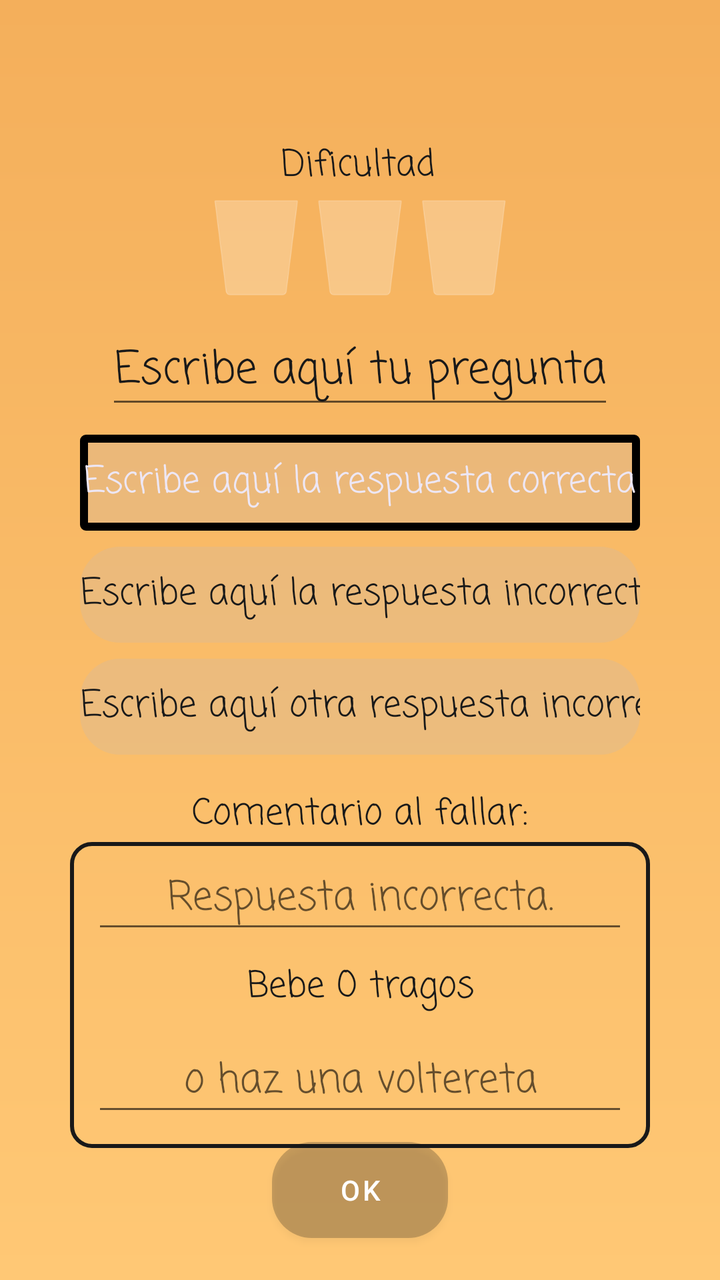
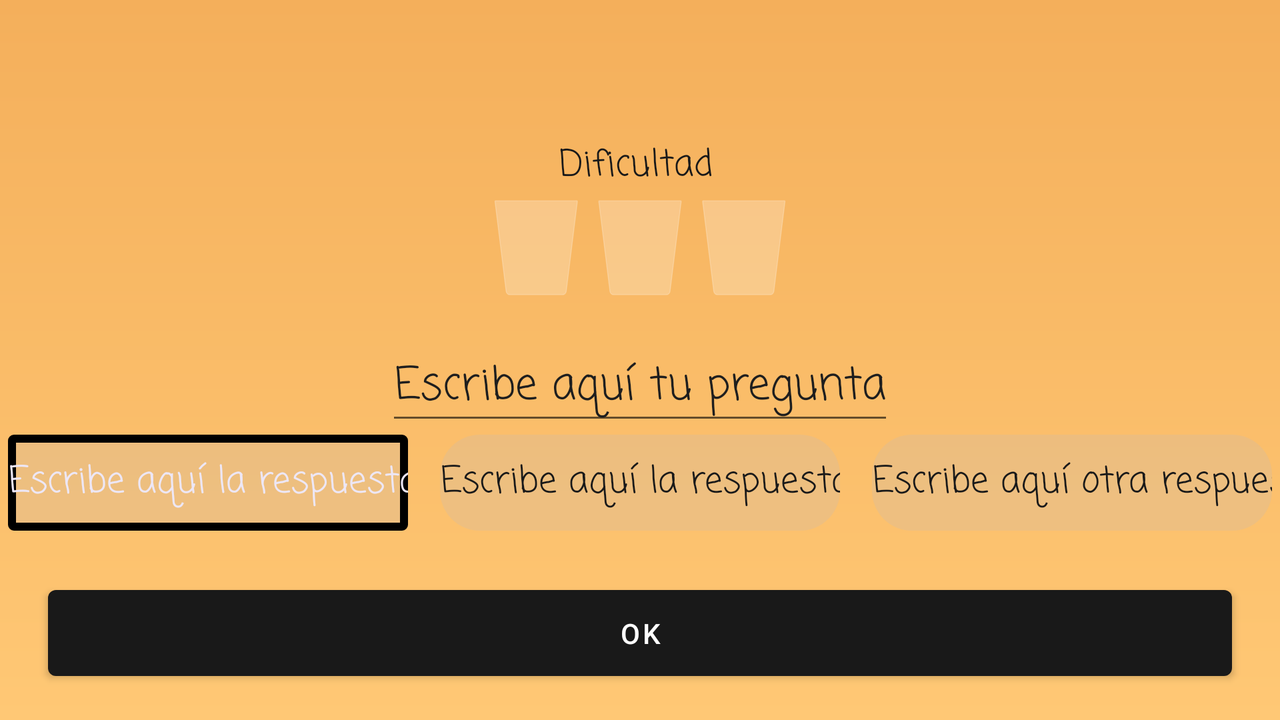

One screen, two layout resources from the same app: the default and the repository's alternative for another configuration. Each is rendered where Android would select it; the XML of both is given below.
<!-- AndroidManifest.xml: application theme Theme.Saber_y_beber -->
<!-- res/layout/fragment_creation.xml -->
<?xml version="1.0" encoding="utf-8"?>
<androidx.constraintlayout.widget.ConstraintLayout xmlns:android="http://schemas.android.com/apk/res/android"
    xmlns:app="http://schemas.android.com/apk/res-auto"
    xmlns:tools="http://schemas.android.com/tools"
    android:layout_width="match_parent"
    android:layout_height="match_parent"
    tools:context=".presenter.creation.CreateFragment"
    android:background="@drawable/gradient_background">

    <include
        android:id="@+id/view_header"
        layout="@layout/view_header"
        android:layout_width="0dp"
        android:layout_height="wrap_content"
        app:layout_constraintEnd_toEndOf="parent"
        app:layout_constraintStart_toStartOf="parent"
        app:layout_constraintTop_toTopOf="parent" />

    <TextView
        android:id="@+id/create_tv_difficulty"
        android:layout_width="wrap_content"
        android:layout_height="wrap_content"
        android:layout_marginTop="9dp"
        android:fontFamily="casual"
        android:gravity="center"
        android:text="@string/create_difficulty"
        android:textColor="@color/light_black"
        android:textSize="18sp"
        app:layout_constraintEnd_toEndOf="parent"
        app:layout_constraintHorizontal_bias="0.497"
        app:layout_constraintStart_toStartOf="parent"
        app:layout_constraintTop_toBottomOf="@+id/view_header" />

    <ImageView
        android:id="@+id/create_difficulty"
        android:layout_width="wrap_content"
        android:layout_height="wrap_content"

        android:layout_marginBottom="2dp"
        android:background="@drawable/difficulty_0"
        app:layout_constraintBottom_toTopOf="@+id/create_quest"
        app:layout_constraintEnd_toEndOf="parent"
        app:layout_constraintStart_toStartOf="parent"
        app:layout_constraintTop_toBottomOf="@+id/create_tv_difficulty"
        android:contentDescription="@string/create_difficulty" />

    <EditText
        android:id="@+id/create_quest"
        android:layout_width="wrap_content"
        android:layout_height="wrap_content"
        android:layout_marginTop="8dp"
        android:fontFamily="casual"
        android:gravity="center"
        android:hint="@string/create_question"
        android:textColorHint="@color/light_black"
        android:textColor="@color/light_black"
        android:textSize="22sp"
        app:layout_constraintEnd_toEndOf="parent"
        app:layout_constraintStart_toStartOf="parent"
        app:layout_constraintTop_toBottomOf="@+id/create_difficulty"
        android:inputType="text"
        android:importantForAutofill="no" />

    <LinearLayout
        android:id="@+id/options"
        android:layout_width="match_parent"
        android:layout_height="wrap_content"

        android:layout_marginTop="8dp"
        android:orientation="vertical"
        android:paddingStart="40dp"

        android:paddingEnd="40dp"
        android:visibility="visible"
        app:layout_constraintEnd_toEndOf="parent"
        app:layout_constraintStart_toStartOf="parent"
        app:layout_constraintTop_toBottomOf="@+id/create_quest">

        <EditText
            android:id="@+id/create_correct"
            android:layout_width="match_parent"
            android:layout_height="wrap_content"
            android:background="@drawable/answer_option_correct"
            android:fontFamily="casual"
            android:hint="@string/create_correct_option"
            android:inputType="text"
            android:minHeight="48dp"
            android:textAlignment="center"
            android:textColorHint="#EDE7F6"
            android:importantForAutofill="no" />

        <EditText
            android:id="@+id/create_option2"
            android:layout_width="match_parent"
            android:layout_height="wrap_content"
            android:layout_marginTop="8dp"
            android:background="@drawable/answer_option"
            android:fontFamily="casual"
            android:hint="@string/create_option_wrong"
            android:minHeight="48dp"
            android:textAlignment="center"
            android:textColorHint="@color/light_black"
            android:textColor="@color/light_black"
            android:inputType="text"
            android:importantForAutofill="no" />


        <EditText
            android:id="@+id/create_option3"
            android:layout_width="match_parent"
            android:layout_height="wrap_content"
            android:layout_marginTop="8dp"
            android:background="@drawable/answer_option"
            android:fontFamily="casual"
            android:hint="@string/create_option_wrong2"
            android:minHeight="48dp"
            android:textAlignment="center"
            android:inputType="text"
            android:textColorHint="@color/light_black"
            android:textColor="@color/light_black"
            android:importantForAutofill="no" />


    </LinearLayout>


    <androidx.constraintlayout.widget.ConstraintLayout
        android:id="@+id/constraintLayout"
        android:layout_width="0dp"
        android:layout_height="wrap_content"
        android:layout_marginStart="35dp"
        android:layout_marginEnd="35dp"
        android:background="@drawable/rectangle_text_view"
        app:layout_constraintEnd_toEndOf="parent"
        app:layout_constraintHorizontal_bias="0.0"
        app:layout_constraintStart_toStartOf="parent"
        app:layout_constraintTop_toBottomOf="@+id/create_tv_feedback">

        <EditText
            android:id="@+id/create_alternative"
            android:layout_width="0dp"
            android:layout_height="wrap_content"
            android:layout_marginStart="8dp"
            android:layout_marginEnd="8dp"
            android:layout_marginBottom="8dp"
            android:fontFamily="casual"
            android:gravity="center"
            android:hint="@string/or_do_a_flip"
            android:inputType="text"
            android:textColor="@color/light_black"
            android:textSize="20sp"
            app:layout_constraintBottom_toBottomOf="parent"
            app:layout_constraintEnd_toEndOf="parent"
            app:layout_constraintStart_toStartOf="parent"
            app:layout_constraintTop_toBottomOf="@+id/create_drinks"
            android:importantForAutofill="no" />

        <TextView

            android:id="@+id/create_drinks"
            android:layout_width="wrap_content"
            android:layout_height="wrap_content"
            android:layout_marginTop="8dp"
            android:layout_marginBottom="8dp"
            android:fontFamily="casual"
            android:gravity="center"
            android:hint="@string/drink_0"
            android:textColorHint="@color/light_black"
            android:textSize="18sp"
            app:layout_constraintBottom_toTopOf="@+id/create_alternative"
            app:layout_constraintEnd_toEndOf="parent"
            app:layout_constraintStart_toStartOf="parent"
            app:layout_constraintTop_toBottomOf="@+id/create_feedback" />

        <EditText
            android:id="@+id/create_feedback"
            android:layout_width="0dp"
            android:layout_height="wrap_content"
            android:layout_marginStart="8dp"
            android:layout_marginEnd="8dp"
            android:fontFamily="casual"
            android:gravity="center"
            android:hint="@string/create_fail_feedback"
            android:inputType="text"
            android:textSize="20sp"
            app:layout_constraintEnd_toEndOf="parent"
            app:layout_constraintStart_toStartOf="parent"
            app:layout_constraintTop_toTopOf="parent"
            android:importantForAutofill="no" />

    </androidx.constraintlayout.widget.ConstraintLayout>

    <Button
        android:id="@+id/create_confirm_bt"
        android:layout_width="wrap_content"
        android:layout_height="wrap_content"
        android:layout_gravity="center"
        android:layout_marginBottom="24dp"
        android:background="@drawable/answer_option"
        android:text="@string/ok"
        app:layout_constraintBottom_toBottomOf="parent"
        app:layout_constraintEnd_toEndOf="parent"
        app:layout_constraintStart_toStartOf="parent"
        app:layout_constraintTop_toBottomOf="@+id/constraintLayout" />

    <TextView
        android:id="@+id/create_tv_feedback"
        android:layout_width="wrap_content"
        android:layout_height="wrap_content"
        android:layout_marginTop="16dp"
        android:fontFamily="casual"
        android:gravity="center"
        android:text="@string/create_feedback_on_fail"
        android:textColor="@color/light_black"
        android:textColorHint="@color/light_black"
        android:textSize="18sp"
        app:layout_constraintEnd_toEndOf="parent"
        app:layout_constraintStart_toStartOf="parent"
        app:layout_constraintTop_toBottomOf="@+id/options" />

</androidx.constraintlayout.widget.ConstraintLayout>
<!-- res/layout/view_header.xml (included above) -->
<?xml version="1.0" encoding="utf-8"?>
<androidx.constraintlayout.widget.ConstraintLayout xmlns:android="http://schemas.android.com/apk/res/android"
    xmlns:tools="http://schemas.android.com/tools"
    android:layout_width="match_parent"
    xmlns:app="http://schemas.android.com/apk/res-auto"
    android:layout_height="wrap_content">

    <ImageButton
        android:id="@+id/header_back"
        android:layout_width="60dp"
        android:layout_height="60dp"
        android:layout_marginStart="8dp"
        android:background="@null"
        android:contentDescription="@string/register_back_button"
        android:minWidth="48dp"
        android:minHeight="48dp"
        android:src="@drawable/ic_back"
        app:layout_constraintStart_toStartOf="parent"
        app:layout_constraintTop_toTopOf="parent"
        app:tint="@color/light_black" />


</androidx.constraintlayout.widget.ConstraintLayout>
<!-- resources referenced by this layout -->
<resources>
  <color name="light_black">#191919</color>
  <!-- drawable answer_option (drawable) -->
  <?xml version="1.0" encoding="utf-8"?>
  <shape xmlns:android="http://schemas.android.com/apk/res/android">
  
      
      <solid android:color="#3EC1B7B7" />
  
      
      <corners android:radius="20dp" />
  
  </shape>
  <!-- drawable answer_option_correct (drawable) -->
  <?xml version="1.0" encoding="utf-8"?>
  <shape xmlns:android="http://schemas.android.com/apk/res/android">
  
      
      <solid android:color="#3EC1B7B7" />
  
      
      <stroke
          android:width="4dp"
          android:color="@color/black" />
  
      
      <corners android:radius="1dp" />
  
  </shape>
  <!-- drawable difficulty_0: vector/xml drawable (drawable, 2289 chars, omitted) -->
  <!-- drawable gradient_background (drawable) -->
  <?xml version="1.0" encoding="utf-8"?>
  <shape xmlns:android="http://schemas.android.com/apk/res/android"
      android:shape="rectangle">
      <gradient
          android:angle="90"
          android:endColor="@color/orange_2"
          android:startColor="@color/orange_1" />
  </shape>
  <!-- drawable rectangle_text_view (drawable) -->
  <?xml version="1.0" encoding="utf-8"?>
  <shape xmlns:android="http://schemas.android.com/apk/res/android">
  
      
  
      
      <corners android:radius="10dp"/>
  
      
      <stroke android:width="2dp" android:color="@color/light_black"/>
  
      
      <padding android:left="3dp" android:right="3dp"
          android:bottom="3dp" android:top="3dp" />
  
  </shape>
  <string name="create_correct_option">Escribe aquí la respuesta correcta</string>
  <string name="create_difficulty">Dificultad</string>
  <string name="create_fail_feedback">Respuesta incorrecta.</string>
  <string name="create_feedback_on_fail">Comentario al fallar:</string>
  <string name="create_option_wrong">Escribe aquí la respuesta incorrecta</string>
  <string name="create_option_wrong2">Escribe aquí otra respuesta incorrecta</string>
  <string name="create_question">Escribe aquí tu pregunta</string>
  <string name="drink_0">Bebe 0 tragos</string>
  <string name="ok">OK</string>
  <string name="or_do_a_flip">o haz una voltereta</string>
  <string name="register_back_button">Botón atrás</string>
  <!-- from res/values-v29/ -->
  <style name="Theme.Saber_y_beber" parent="Theme.MaterialComponents.DayNight.NoActionBar">
          
          <item name="colorPrimary">@color/light_black</item>
          <item name="colorPrimaryVariant">@color/light_black</item>
          <item name="colorOnPrimary">@color/white</item>
          
          <item name="colorSecondary">@color/teal_200</item>
          <item name="colorSecondaryVariant">@color/teal_700</item>
          <item name="colorOnSecondary">@color/black</item>
          
          <item name="android:statusBarColor">?attr/colorPrimaryVariant</item>
          
          <item name="android:forceDarkAllowed">false</item>
      </style>
  <color name="black">#FF000000</color>
  <color name="orange_2">#F4AF5B</color>
  <color name="orange_1">#FFC875</color>
  <color name="white">#FFFFFFFF</color>
  <color name="teal_200">#FF03DAC5</color>
  <color name="teal_700">#FF018786</color>
</resources>
<!-- res/layout-land/fragment_creation.xml (the repository's variant of the layout above) -->
<!-- drawn on the phone turned sideways -->
<?xml version="1.0" encoding="utf-8"?>
<androidx.constraintlayout.widget.ConstraintLayout xmlns:android="http://schemas.android.com/apk/res/android"
    xmlns:app="http://schemas.android.com/apk/res-auto"
    xmlns:tools="http://schemas.android.com/tools"
    android:layout_width="match_parent"
    android:layout_height="match_parent"
    android:background="@drawable/gradient_background"
    tools:context=".presenter.creation.CreateFragment">

    <include
        android:id="@+id/view_header"
        layout="@layout/view_header"
        android:layout_width="0dp"
        android:layout_height="wrap_content"
        app:layout_constraintEnd_toEndOf="parent"
        app:layout_constraintStart_toStartOf="parent"
        app:layout_constraintTop_toTopOf="parent" />

    <TextView
        android:id="@+id/create_tv_difficulty"
        android:layout_width="wrap_content"
        android:layout_height="wrap_content"
        android:layout_marginTop="9dp"
        android:fontFamily="casual"
        android:gravity="center"
        android:text="@string/create_difficulty"
        android:textColor="@color/light_black"
        android:textSize="18sp"
        app:layout_constraintEnd_toEndOf="parent"
        app:layout_constraintHorizontal_bias="0.497"
        app:layout_constraintStart_toStartOf="parent"
        app:layout_constraintTop_toBottomOf="@+id/view_header" />

    <ImageView
        android:id="@+id/create_difficulty"
        android:layout_width="wrap_content"
        android:layout_height="wrap_content"

        android:layout_marginBottom="2dp"
        android:background="@drawable/difficulty_0"
        android:contentDescription="@string/create_difficulty"
        app:layout_constraintBottom_toTopOf="@+id/create_quest"
        app:layout_constraintEnd_toEndOf="parent"
        app:layout_constraintStart_toStartOf="parent"
        app:layout_constraintTop_toBottomOf="@+id/create_tv_difficulty" />

    <EditText
        android:id="@+id/create_quest"
        style="@style/circledEditText"
        android:layout_width="wrap_content"
        android:layout_height="wrap_content"
        android:layout_marginTop="16dp"
        android:fontFamily="casual"
        android:gravity="center"
        android:hint="@string/create_question"
        android:importantForAutofill="no"
        android:inputType="text"
        android:textSize="22sp"
        app:layout_constraintEnd_toEndOf="parent"
        app:layout_constraintStart_toStartOf="parent"
        app:layout_constraintTop_toBottomOf="@+id/create_difficulty" />

    <LinearLayout
        android:id="@+id/game_options"
        android:layout_width="match_parent"
        android:layout_height="wrap_content"
        android:gravity="center|center_horizontal|center_vertical"
        android:orientation="horizontal"
        android:visibility="visible"
        app:layout_constraintEnd_toEndOf="parent"
        app:layout_constraintStart_toStartOf="parent"
        app:layout_constraintTop_toBottomOf="@+id/create_quest">

        <EditText
            android:id="@+id/create_correct"
            android:layout_width="200dp"
            android:layout_height="wrap_content"
            android:background="@drawable/answer_option_correct"
            android:fontFamily="casual"
            android:hint="@string/create_correct_option"
            android:importantForAutofill="no"
            android:inputType="text"
            android:minHeight="48dp"
            android:textAlignment="center"
            android:textColorHint="#EDE7F6" />

        <EditText
            android:id="@+id/create_option2"
            style="@style/circledEditText"
            android:layout_width="200dp"
            android:layout_height="wrap_content"
            android:background="@drawable/answer_option"
            android:fontFamily="casual"
            android:hint="@string/create_option_wrong"
            android:importantForAutofill="no"
            android:inputType="text"
            android:minHeight="48dp"
            android:layout_marginStart="16dp"
            android:layout_marginEnd="16dp"
            android:textAlignment="center"
            android:textColor="@color/light_black"
            android:textColorHint="@color/light_black" />


        <EditText
            android:id="@+id/create_option3"
            style="@style/circledEditText"
            android:layout_width="200dp"
            android:layout_height="wrap_content"
            android:background="@drawable/answer_option"
            android:fontFamily="casual"
            android:hint="@string/create_option_wrong2"
            android:importantForAutofill="no"
            android:inputType="text"
            android:minHeight="48dp"
            android:textAlignment="center"
            android:textColor="@color/light_black"
            android:textColorHint="@color/light_black" />

    </LinearLayout>

    <Button
        android:id="@+id/create_ok"
        android:layout_width="0dp"
        android:layout_height="55dp"
        android:layout_marginStart="24dp"
        android:layout_marginEnd="24dp"
        android:layout_marginBottom="16dp"
        android:text="@string/ok"
        app:layout_constraintBottom_toBottomOf="parent"
        app:layout_constraintEnd_toEndOf="parent"
        app:layout_constraintStart_toStartOf="parent" />

</androidx.constraintlayout.widget.ConstraintLayout>
<!-- resources referenced by the variant -->
<!-- as the phone turned sideways resolves them -->
<resources>
  <color name="light_black">#191919</color>
  <!-- drawable answer_option (drawable) -->
  <?xml version="1.0" encoding="utf-8"?>
  <shape xmlns:android="http://schemas.android.com/apk/res/android">
  
      
      <solid android:color="#3EC1B7B7" />
  
      
      <corners android:radius="20dp" />
  
  </shape>
  <!-- drawable answer_option_correct (drawable) -->
  <?xml version="1.0" encoding="utf-8"?>
  <shape xmlns:android="http://schemas.android.com/apk/res/android">
  
      
      <solid android:color="#3EC1B7B7" />
  
      
      <stroke
          android:width="4dp"
          android:color="@color/black" />
  
      
      <corners android:radius="1dp" />
  
  </shape>
  <!-- drawable difficulty_0: vector/xml drawable (drawable, 2289 chars, omitted) -->
  <!-- drawable gradient_background (drawable) -->
  <?xml version="1.0" encoding="utf-8"?>
  <shape xmlns:android="http://schemas.android.com/apk/res/android"
      android:shape="rectangle">
      <gradient
          android:angle="90"
          android:endColor="@color/orange_2"
          android:startColor="@color/orange_1" />
  </shape>
  <string name="create_correct_option">Escribe aquí la respuesta correcta</string>
  <string name="create_difficulty">Dificultad</string>
  <string name="create_option_wrong">Escribe aquí la respuesta incorrecta</string>
  <string name="create_option_wrong2">Escribe aquí otra respuesta incorrecta</string>
  <string name="create_question">Escribe aquí tu pregunta</string>
  <string name="ok">OK</string>
  <string name="register_back_button">Botón atrás</string>
  <style name="circledEditText" parent="Widget.AppCompat.EditText">
          <item name="android:textColor">@color/dark_grey</item>
          <item name="android:textColorHint">@color/dark_grey</item>
          <item name="android:minHeight">48dp</item>
          <item name="android:textAlignment">center</item>
      </style>
  <!-- from res/values-v29/ -->
  <style name="Theme.Saber_y_beber" parent="Theme.MaterialComponents.DayNight.NoActionBar">
          
          <item name="colorPrimary">@color/light_black</item>
          <item name="colorPrimaryVariant">@color/light_black</item>
          <item name="colorOnPrimary">@color/white</item>
          
          <item name="colorSecondary">@color/teal_200</item>
          <item name="colorSecondaryVariant">@color/teal_700</item>
          <item name="colorOnSecondary">@color/black</item>
          
          <item name="android:statusBarColor">?attr/colorPrimaryVariant</item>
          
          <item name="android:forceDarkAllowed">false</item>
      </style>
  <color name="black">#FF000000</color>
  <color name="orange_2">#F4AF5B</color>
  <color name="orange_1">#FFC875</color>
  <color name="dark_grey">#1E1E1E</color>
  <color name="white">#FFFFFFFF</color>
  <color name="teal_200">#FF03DAC5</color>
  <color name="teal_700">#FF018786</color>
</resources>
